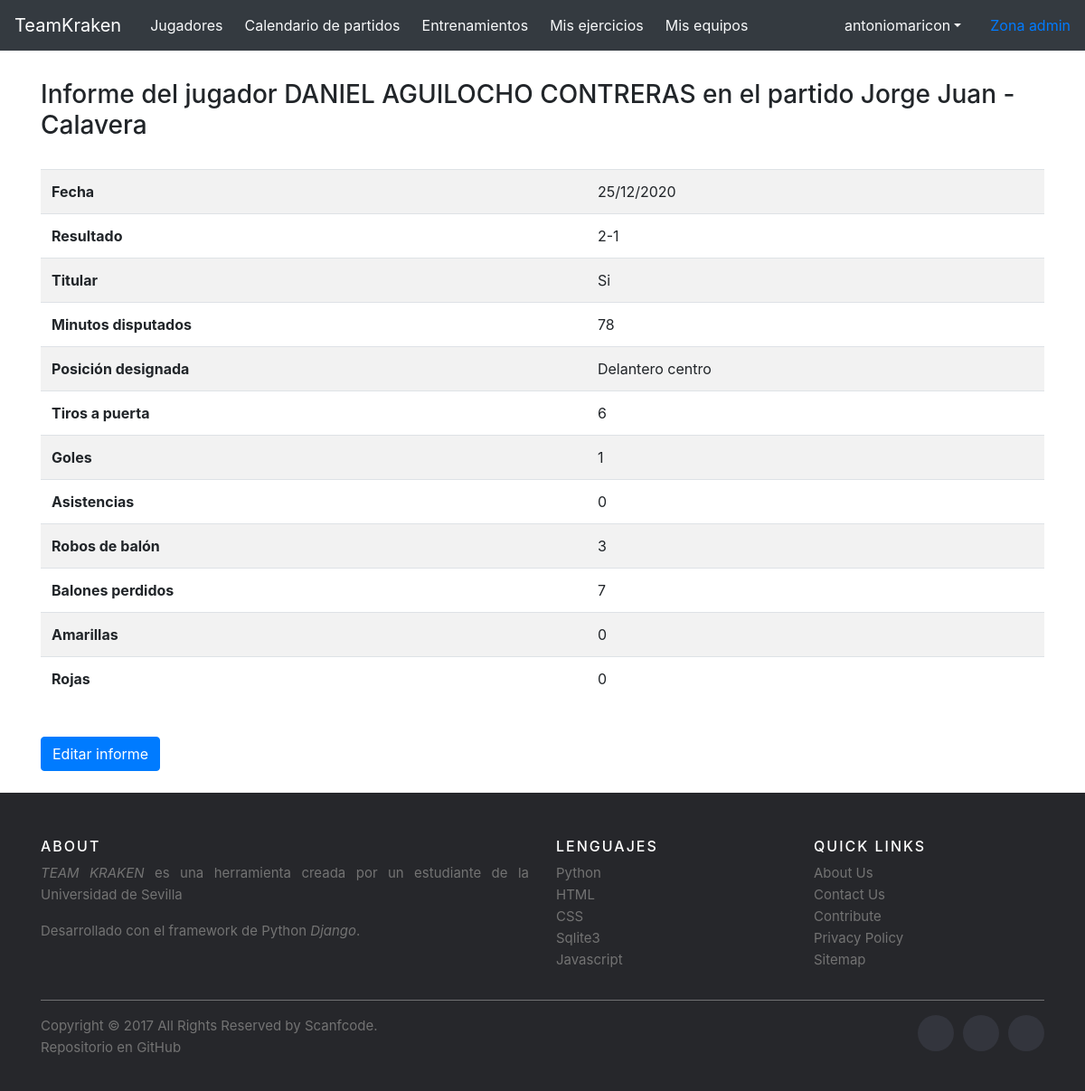
The page /8/partidos/partido/4/83 (signed in) on the database its author committed.
### principal/models.py (models this page shows, shortened)
class Jugador(models.Model):
    PIE_DERECHO = 'PD'
    PIE_IZQUIERDO = 'PI'
    AMBIDIESTRO = 'AM'
    PIE_DOMINANTE_CHOICES = [
        (PIE_DERECHO, 'Pie derecho'),
        (PIE_IZQUIERDO, 'Pie izquierdo'),
        (AMBIDIESTRO, 'Ambidiestro'),
    ]
    nombre = models.CharField(max_length=30, verbose_name='Nombre')
    apellidos = models.CharField(max_length=50, verbose_name='Apellidos')
    fechaNacimiento = models.CharField(max_length=50, verbose_name='Fecha de nacimiento', null=True)
    posicionPrincipal = models.CharField(max_length=30, verbose_name='Posicion principal', null=True)
    posicionesSecundarias = models.ManyToManyField(Posicion, blank=True)
    altura = models.DecimalField(max_digits=5, decimal_places=2, null=True)
    pieDominante = models.CharField(max_length=2, choices=PIE_DOMINANTE_CHOICES, default=PIE_DERECHO)
    equipo = models.ForeignKey(Equipo, on_delete=models.CASCADE, null=True)

class DetallesPartido(models.Model):
    SI = 'Si'
    NO = 'No'
    TITULAR_CHOICES = [
        (SI, 'Si'),
        (NO, 'No')
        ]
    fecha = models.CharField(max_length=50, verbose_name='Fecha')
    local = models.CharField(max_length=50, verbose_name='Local')
    visitante = models.CharField(max_length=50, verbose_name='Visitante')
    resultado = models.CharField(max_length=10, verbose_name='Resultado')
    titular = models.CharField(max_length=2, choices=TITULAR_CHOICES, default=NO)
    posicion = models.ForeignKey(Posicion, on_delete=models.SET_NULL, null=True)
    tirosPuerta = models.IntegerField(verbose_name='Tiros a puerta')
    goles = models.IntegerField(verbose_name='Goles')
    asistencias = models.IntegerField(verbose_name='Asistencias')
    robosBalon = models.IntegerField(verbose_name='Robos de balon')
    balonesPerdidos = models.IntegerField(verbose_name='Balones perdidos')
    minutosJugados = models.IntegerField(verbose_name='Minutos jugados')
    amarillas = models.IntegerField(verbose_name='Amarillas')
    rojas = models.IntegerField(verbose_name='Rojas')
    partido = models.ForeignKey(Partido, on_delete=models.CASCADE, null=True)
    jugador = models.ForeignKey(Jugador, on_delete=models.CASCADE, null=True)

class Posicion(models.Model):
    nombre = models.CharField(max_length=30, verbose_name='Posición')
    def __str__(self):
        return self.nombre

### principal/views.py (the view)
# urls.py: path('<int:id_equipo>/partidos/partido/<int:id_partido>/<int:id_jugador>', principal_views.informePartido),
def informePartido(request, id_partido, id_jugador, id_equipo):
    if request.user.is_authenticated == False:
        return redirect('/login')
    eq = get_object_or_404(Equipo, pk=id_equipo)
    partido = DetallesPartido.objects.filter(jugador=id_jugador).filter(partido=id_partido)
    jugador = get_object_or_404(Jugador, pk=id_jugador)
    return render(request, 'principal/informePartido.html', {'partido': partido[0], 'jugador': jugador, 'eq':eq})

### principal/templates/principal/informePartido.html (shortened to what this page needs)
{% extends 'principal/base.html' %}
{% block content %}
	<br/>
	<h3>Informe del jugador {{ jugador.nombre }} {{ jugador.apellidos }} en el partido {{ partido.local }} - {{ partido.visitante }}</h3>
		<br/>
		<table class="table table-striped">
	        <tr>
	            <th>Fecha</th>
	            <td>{{ partido.fecha }}</td>
	        </tr>
	        <tr>
	            <th>Resultado</th>
	            <td>{{ partido.resultado }}</td>
	        </tr>
	        <tr>
	        	<th>Titular</th>
	        	<td>{{ partido.titular }}</td>
	        </tr>
	        <tr>
	            <th>Minutos disputados</th>
	            <td>{{ partido.minutosJugados }}</td>
	        </tr>
	        <tr>
				<th>Posición designada</th>
				{% if partido.posicion == None %}
				<td>No especificada</td>
				{% else %}
					<td>{{ partido.posicion }}</td>
				{% endif %}
	        </tr>
	        <tr>
	        	<th>Tiros a puerta</th>
	            <td>{{ partido.tirosPuerta }}</td>
	        </tr>
	        <tr>
	            <th>Goles</th>
	            <td>{{ partido.goles }}</td>
	        </tr>
	        <tr>
	            <th>Asistencias</th>
	            <td>{{ partido.asistencias }}</td>
	        </tr>
	        <tr>
	            <th>Robos de balón</th>
	            <td>{{ partido.robosBalon }}</td>
	        </tr>
	        <tr>
	            <th>Balones perdidos</th>
	            <td>{{ partido.balonesPerdidos }}</td>
	        </tr>
	        <tr>
	            <th>Amarillas</th>
	            <td>{{ partido.amarillas }}</td>
	        </tr>
	        <tr>
	            <th>Rojas</th>
	            <td>{{ partido.rojas }}</td>
	        </tr>
		</table>
		<br>
		<a href='/{{ eq.id }}/partidos/partido/{{ partido.id }}/{{ jugador.id }}/editar' class="btn btn-primary">Editar informe</a>
		<br>
		<br>
{% endblock %}

### principal/templates/principal/base.html (shortened to what this page needs)
<!DOCTYPE html>
<html>
<head>
	<link rel="stylesheet" href="https://stackpath.bootstrapcdn.com/bootstrap/4.4.1/css/bootstrap.min.css">
	<link rel="stylesheet" href="https://unpkg.com/bootstrap-table@1.16.0/dist/bootstrap-table.min.css">
	<link rel="stylesheet" href="https://code.ionicframework.com/ionicons/2.0.1/css/ionicons.min.css">
	<link rel="stylesheet" href="https://www.evidentia.cloud/plugins/fontawesome-free/css/all.min.css">
</head>
<body class="pt-5">
    <nav class="navbar navbar-expand-md navbar-dark bg-dark fixed-top">
      <a class="navbar-brand" href='/{{ eq.id}}'>TeamKraken</a>
      <div class="collapse navbar-collapse" id="navbarsExampleDefault">
        <ul class="navbar-nav mr-auto">
          <li class="nav-item active ml-2">
            <a class="nav-link text-light" href="/{{ eq.id}}/jugadores">Jugadores</a>
          </li>
          <li class="nav-item">
            <a class="nav-link text-light ml-2" href="/{{ eq.id}}/partidos">Calendario de partidos</a>
          </li>
          <li class="nav-item">
            <a class="nav-link text-light ml-2" href="/{{ eq.id}}/entrenamientos">Entrenamientos</a>
          </li>
          <li class="nav-item">
            <a class="nav-link text-light ml-2" href="/{{ eq.id}}/ejercicios">Mis ejercicios</a>
		  </li>
		  <li class="nav-item">
			<a class="nav-link text-light ml-2" href="/{{ eq.id}}/misEquipos">Mis equipos</a>
		  </li>
		</ul>
		{% if user.is_authenticated %}
        <div class="nav-item dropdown justify-content-end mr-3">
            <a class="nav-link dropdown-toggle text-light" href="http://example.com" id="dropdown01" data-toggle="dropdown" aria-haspopup="true" aria-expanded="false">{{ user.get_username }}</a>
          </div>
        {% endif %}
        <a class="my-2 my-lg-0" href='/admin'>Zona admin</a>
      </div>
    </nav>
	<div class="container pt-3">
	{% block content %}
	{% endblock %}
	</div>
    <footer class="site-footer">
      <div class="container">
        <div class="row">
          <div class="col-sm-12 col-md-6">
            <h6>About</h6>
            <p class="text-justify"><i>TEAM KRAKEN</i> es una herramienta creada por un estudiante de la Universidad de Sevilla</p>
          	<p class="text-justify">Desarrollado con el framework de Python <i>Django</i>.</p>
          </div>
          <div class="col-xs-6 col-md-3">
            <h6>Lenguajes</h6>
            <ul class="footer-links">
              <li>Python</li>
              <li>HTML</li>
              <li>CSS</li>
              <li>Sqlite3</li>
              <li>Javascript</li>
            </ul>
          </div>
          <div class="col-xs-6 col-md-3">
            <h6>Quick Links</h6>
            <ul class="footer-links">
              <li><a href="http://scanfcode.com/about/">About Us</a></li>
              <li><a href="http://scanfcode.com/contact/">Contact Us</a></li>
              <li><a href="http://scanfcode.com/contribute-at-scanfcode/">Contribute</a></li>
              <li><a href="http://scanfcode.com/privacy-policy/">Privacy Policy</a></li>
              <li><a href="http://scanfcode.com/sitemap/">Sitemap</a></li>
            </ul>
          </div>
        </div>
        <hr>
      </div>
      <div class="container">
        <div class="row">
          <div class="col-md-8 col-sm-6 col-xs-12">
            <p class="copyright-text">Copyright &copy; 2017 All Rights Reserved by
         	<a href="https://codepen.io/scanfcode">Scanfcode</a>.
            </p>
            <p><a class="github" href="https://github.com/manpercar1/teamkraken"> Repositorio en GitHub</a></p>
          </div>
          <div class="col-md-4 col-sm-6 col-xs-12">
            <ul class="social-icons">
              <li><a class="facebook" href="#"></a></li>
              <li><a class="twitter" href="#"></a></li>
              <li><a class="linkedin" href="#"></a></li>
            </ul>
          </div>
        </div>
      </div>
	</footer>
</body>
</html>

### principal/templates/principal/base.html (style rules this page uses)
.site-footer { background-color:#26272b; padding:45px 0 20px; font-size:15px; line-height:24px; color:#737373; }
.site-footer hr { border-top-color:#bbb; opacity:0.5 }
.site-footer h6 { color:#fff; font-size:16px; text-transform:uppercase; margin-top:5px; letter-spacing:2px }
.site-footer a { color:#737373; }
.footer-links { padding-left:0; list-style:none }
.footer-links li { display:block }
.footer-links a { color:#737373 }
.site-footer .social-icons { text-align:right }
.site-footer .social-icons a { width:40px; height:40px; line-height:40px; margin-left:6px; margin-right:0; border-radius:100%; background-color:#33353d }
.copyright-text { margin:0 }
.social-icons { padding-left:0; margin-bottom:0; list-style:none }
.social-icons li { display:inline-block; margin-bottom:4px }
.social-icons a { background-color:#eceeef; color:#818a91; font-size:16px; display:inline-block; line-height:44px; width:44px; height:44px; text-align:center; margin-right:8px; border-radius:100%; -webkit-transition:all .2s linear; -o-transition:all .2s linear; transition:all .2s linear }

### rows shown on the page
Jugador: nombre "DANIEL", apellidos "AGUILOCHO CONTRERAS"
DetallesPartido: local "Jorge Juan", visitante "Calavera", fecha "25/12/2020", resultado "2-1", titular "Si", minutosJugados "78", posicion "Delantero centro", tirosPuerta "6", goles "1", asistencias "0", robosBalon "3", balonesPerdidos "7", amarillas "0", rojas "0"

### other values the page prints
{{ user.get_username }} "antoniomaricon"
